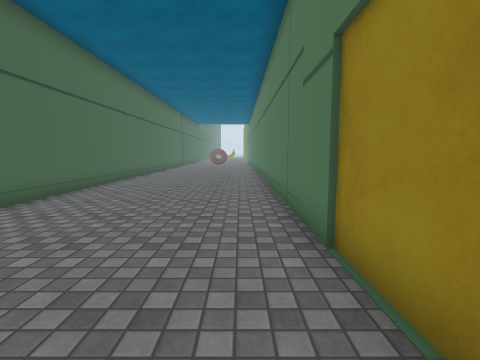
view 1 (above)

12 first-person views from a walk through a 3-D level made in the Unity game engine. The camera is 1.3 m above the floor, tilts 6° down and sees 85° across. The floor is counted in squares, 1 m on a side. Each view is taken from the middle of a square. On the plan, view 1 faces up. The plan holds only what a view shows up to about 13 squares ahead; the rest is blank. The place goes on beyond the plan. The player is left out. Some animated figures are left out. Door leaves are left out, so doorways stand open. Some surface patterns are stand-ins.

view 2
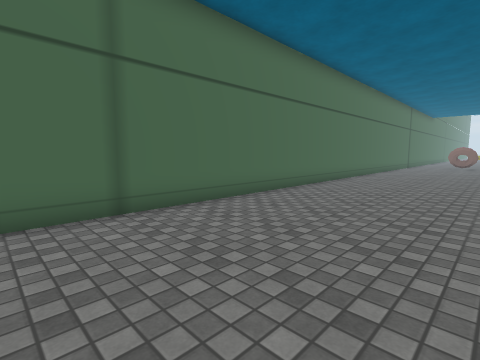

view 3
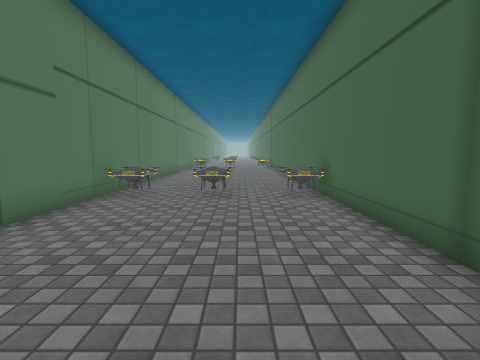

view 4
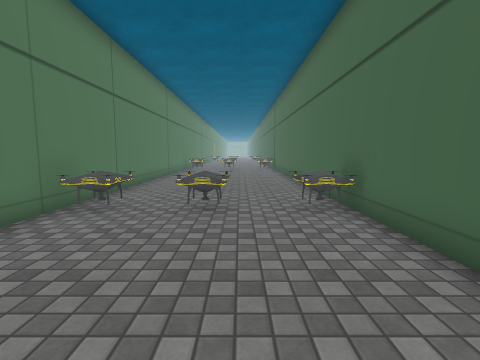

view 5
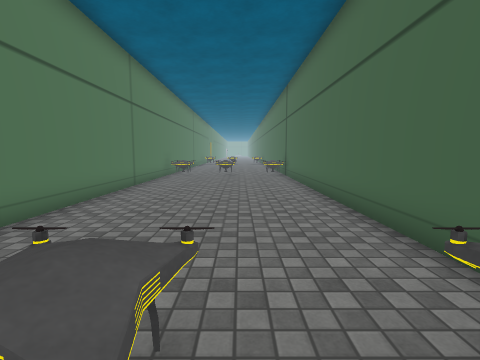

view 6
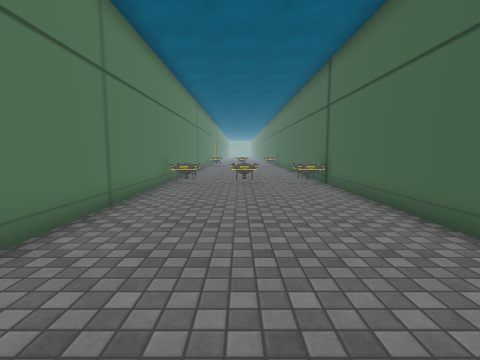

view 7
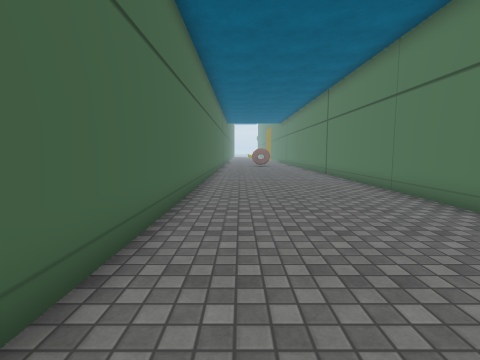

view 8
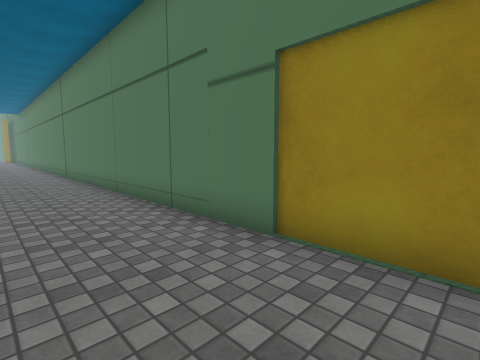

view 9
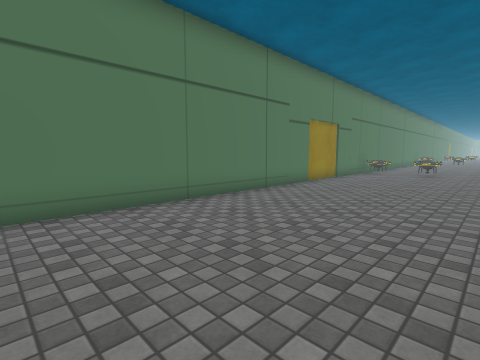

view 10
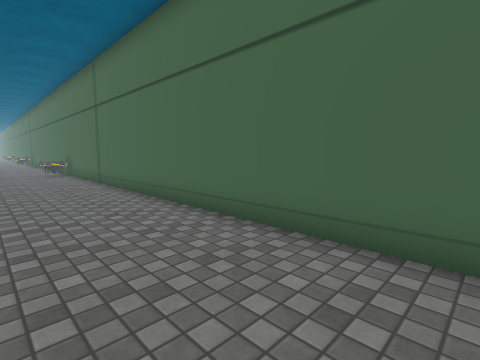

view 11
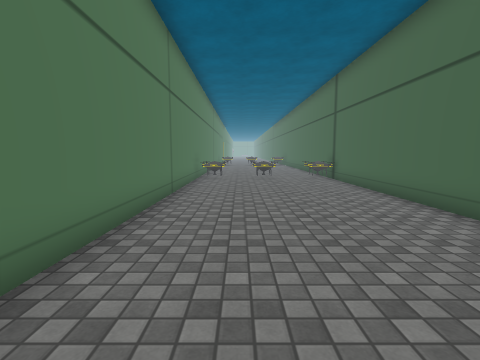

view 12
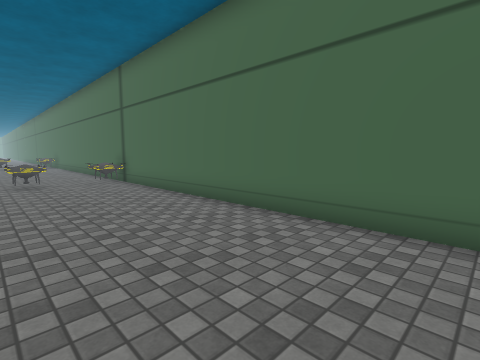

### Floor plan
Key: @ floor where view 1 was taken; # wall or solid block; . floor; = window, fence, low wall or low ledge.
Columns run from 6 left of view 1 to 1 right of it. Each row starts with its distance up from view 1.
 14 #......#
 13 #......#
 12 #......#
 11 #......#
 10 #......#
  9 #......#
  8 #......#
  7 #......#
  6 #......#
  5 #......#
  4 #......#
  3 #......#
  2 #......#
  1 #......#
  0 #.....@#
 -1 #......#
 -2 #......#
 -3 #====.=#
 -4 #.===.=#
 -5 #......#
 -6 #......#
 -7 #......#
 -8 #......#
 -9 #......#
-10 #......#
-11 #......#
-12 #......#
-13 #......#
-14 #......#
-15 #......#
-16 #......#
-17 #====.=#

Positions as (right, up) in squares from view 1, and headings:
1: (0, 0), facing up
2: (0, 0), facing up-left
3: (-3, 5), facing down
4: (-3, 3), facing down
5: (-3, -2), facing down
6: (-2, -6), facing down
7: (-4, 1), facing up
8: (-2, 1), facing up-right
9: (-5, 14), facing down-right
10: (-2, 14), facing down-left
11: (-1, -4), facing down
12: (-1, -5), facing down-left
